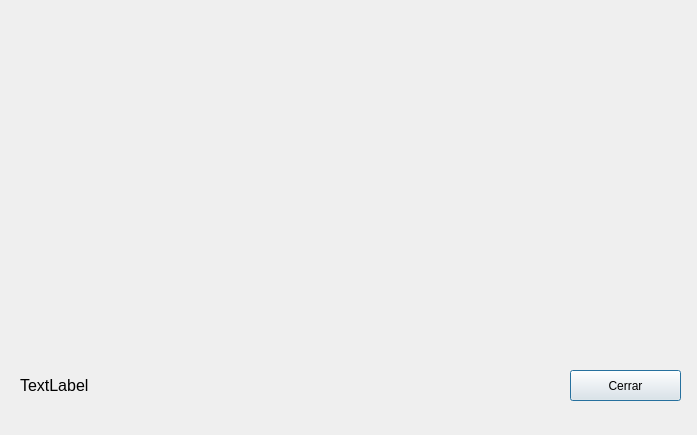
<?xml version="1.0" encoding="UTF-8"?>
<ui version="4.0">
 <class>storeSonata</class>
 <widget class="QDialog" name="storeSonata">
  <property name="geometry">
   <rect>
    <x>0</x>
    <y>0</y>
    <width>697</width>
    <height>435</height>
   </rect>
  </property>
  <property name="windowTitle">
   <string>Dialog</string>
  </property>
  <widget class="QLabel" name="label">
   <property name="geometry">
    <rect>
     <x>80</x>
     <y>10</y>
     <width>581</width>
     <height>341</height>
    </rect>
   </property>
   <property name="text">
    <string/>
   </property>
   <property name="pixmap">
    <pixmap resource="resources.qrc">:/grafo/img/sucursales/grafo3.jpg</pixmap>
   </property>
  </widget>
  <widget class="QLabel" name="label_direccion">
   <property name="geometry">
    <rect>
     <x>20</x>
     <y>370</y>
     <width>531</width>
     <height>31</height>
    </rect>
   </property>
   <property name="font">
    <font>
     <pointsize>12</pointsize>
    </font>
   </property>
   <property name="text">
    <string>TextLabel</string>
   </property>
  </widget>
  <widget class="QPushButton" name="pushButton">
   <property name="geometry">
    <rect>
     <x>570</x>
     <y>370</y>
     <width>111</width>
     <height>31</height>
    </rect>
   </property>
   <property name="text">
    <string>Cerrar</string>
   </property>
  </widget>
 </widget>
 <resources>
  <include location="resources.qrc"/>
 </resources>
 <connections/>
</ui>
